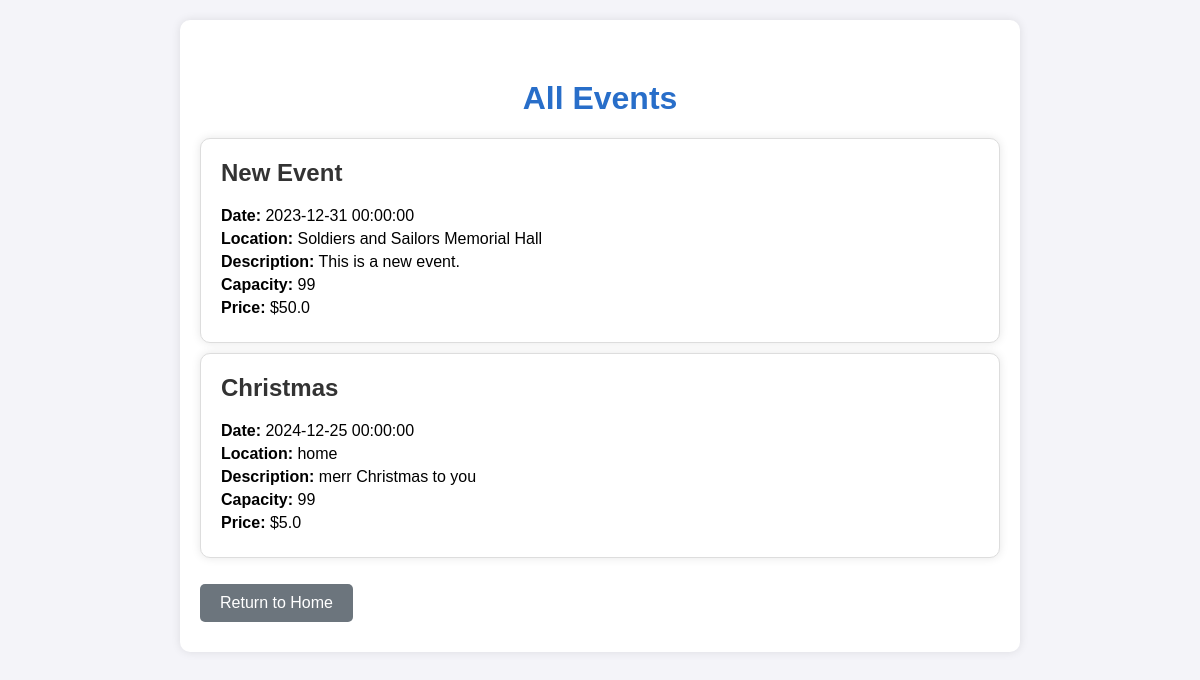
The app's page /events_page with its own data.
### main.py (models this page shows, shortened)
class Event(db.Model):
    __tablename__ = 'event'
    id = db.Column(db.Integer, primary_key=True)
    event_name = db.Column(db.String(100), nullable=False)
    event_date = db.Column(db.DateTime, nullable=False, default=datetime.utcnow)
    event_location = db.Column(db.String(100), nullable=False)
    event_description = db.Column(db.Text, nullable=False)
    event_capacity = db.Column(db.Integer, nullable=False)
    event_price = db.Column(db.Float, nullable=False)

### user_interface.py (the view)
@app.route('/events_page', methods=['GET', 'POST'])
def events_page():
    events = Event.query.all()
    return render_template('events_page.html', events=events)

### templates/events_page.html (shortened to what this page needs)
<!DOCTYPE html>
<html lang="en">
<head>
</head>
<body>
    <div class="container">
        <h1>All Events</h1>
        {% if events %}
            <ul>
                {% for event in events %}
                    <li>
                        <h2>{{ event.event_name }}</h2>
                        <p><strong>Date:</strong> {{ event.event_date }}</p>
                        <p><strong>Location:</strong> {{ event.event_location }}</p>
                        <p><strong>Description:</strong> {{ event.event_description }}</p>
                        <p><strong>Capacity:</strong> {{ event.event_capacity }}</p>
                        <p><strong>Price:</strong> ${{ event.event_price }}</p>
                    </li>
                {% endfor %}
            </ul>
        {% else %}
            <p>No events found.</p>
        {% endif %}
        <a href="{{ url_for('home') }}" class="btn btn-secondary">Return to Home</a>
    </div>
</body>
</html>

### templates/events_page.html (style rules this page uses)
body { font-family: Arial, sans-serif; background-color: #f4f4f9; margin: 0; padding: 20px; }
h1 { color: #286ec9; text-align: center; margin-top: 40px; }
.container { max-width: 800px; margin: auto; background-color: white; padding: 20px; border-radius: 10px; box-shadow: 0 0 10px rgba(0, 0, 0, 0.1); }
ul { list-style-type: none; padding: 0; }
ul li { background-color: white; border: 1px solid #ddd; border-radius: 10px; padding: 20px; margin: 10px 0; box-shadow: 0 0 10px rgba(0, 0, 0, 0.1); }
ul li h2 { margin-top: 0; color: #333; }
ul li p { margin: 5px 0; }
.btn { display: inline-block; padding: 10px 20px; margin: 10px 0; color: white; background-color: #286ec9; border: none; border-radius: 5px; text-decoration: none; cursor: pointer; }
.btn-secondary { background-color: #6c757d; }

### records on screen
Event: event_name "New Event", event_date "2023-12-31 00:00:00", event_location "Soldiers and Sailors Memorial Hall", event_description "This is a new event.", event_capacity "99", event_price "50.0"
Event: event_name "Christmas", event_date "2024-12-25 00:00:00", event_location "home", event_description "merr Christmas to you", event_capacity "99", event_price "5.0"
